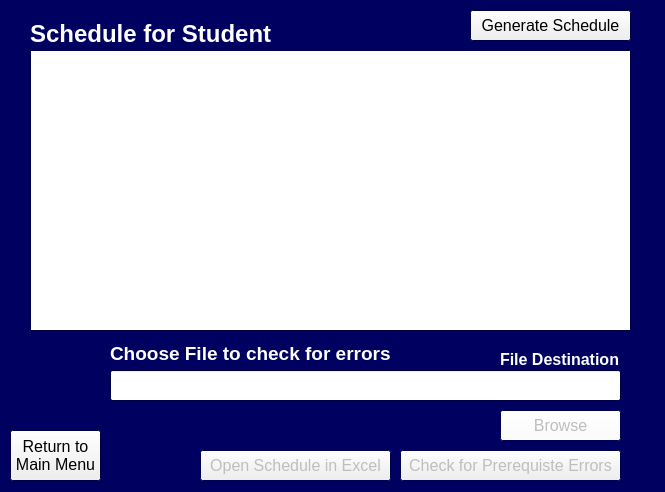
<?xml version="1.0" encoding="UTF-8"?>
<ui version="4.0">
 <class>Output_window_frm</class>
 <widget class="QWidget" name="Output_window_frm">
  <property name="enabled">
   <bool>true</bool>
  </property>
  <property name="geometry">
   <rect>
    <x>0</x>
    <y>0</y>
    <width>665</width>
    <height>492</height>
   </rect>
  </property>
  <property name="palette">
   <palette>
    <active>
     <colorrole role="Base">
      <brush brushstyle="SolidPattern">
       <color alpha="255">
        <red>255</red>
        <green>255</green>
        <blue>255</blue>
       </color>
      </brush>
     </colorrole>
     <colorrole role="Window">
      <brush brushstyle="SolidPattern">
       <color alpha="255">
        <red>0</red>
        <green>0</green>
        <blue>97</blue>
       </color>
      </brush>
     </colorrole>
    </active>
    <inactive>
     <colorrole role="Base">
      <brush brushstyle="SolidPattern">
       <color alpha="255">
        <red>255</red>
        <green>255</green>
        <blue>255</blue>
       </color>
      </brush>
     </colorrole>
     <colorrole role="Window">
      <brush brushstyle="SolidPattern">
       <color alpha="255">
        <red>0</red>
        <green>0</green>
        <blue>97</blue>
       </color>
      </brush>
     </colorrole>
    </inactive>
    <disabled>
     <colorrole role="Base">
      <brush brushstyle="SolidPattern">
       <color alpha="255">
        <red>0</red>
        <green>0</green>
        <blue>97</blue>
       </color>
      </brush>
     </colorrole>
     <colorrole role="Window">
      <brush brushstyle="SolidPattern">
       <color alpha="255">
        <red>0</red>
        <green>0</green>
        <blue>97</blue>
       </color>
      </brush>
     </colorrole>
    </disabled>
   </palette>
  </property>
  <property name="windowTitle">
   <string>Class Scheduler Application</string>
  </property>
  <widget class="QLabel" name="ViewScheduler_lbl">
   <property name="geometry">
    <rect>
     <x>30</x>
     <y>20</y>
     <width>242</width>
     <height>27</height>
    </rect>
   </property>
   <property name="palette">
    <palette>
     <active>
      <colorrole role="WindowText">
       <brush brushstyle="SolidPattern">
        <color alpha="255">
         <red>255</red>
         <green>255</green>
         <blue>255</blue>
        </color>
       </brush>
      </colorrole>
     </active>
     <inactive>
      <colorrole role="WindowText">
       <brush brushstyle="SolidPattern">
        <color alpha="255">
         <red>255</red>
         <green>255</green>
         <blue>255</blue>
        </color>
       </brush>
      </colorrole>
     </inactive>
     <disabled>
      <colorrole role="WindowText">
       <brush brushstyle="SolidPattern">
        <color alpha="255">
         <red>120</red>
         <green>120</green>
         <blue>120</blue>
        </color>
       </brush>
      </colorrole>
     </disabled>
    </palette>
   </property>
   <property name="font">
    <font>
     <family>Arial</family>
     <pointsize>18</pointsize>
     <weight>75</weight>
     <bold>true</bold>
    </font>
   </property>
   <property name="text">
    <string>Schedule for Student</string>
   </property>
  </widget>
  <widget class="QPushButton" name="Return_btn">
   <property name="geometry">
    <rect>
     <x>10</x>
     <y>430</y>
     <width>91</width>
     <height>51</height>
    </rect>
   </property>
   <property name="font">
    <font>
     <family>Arial</family>
     <pointsize>12</pointsize>
    </font>
   </property>
   <property name="text">
    <string>Return to 
Main Menu</string>
   </property>
  </widget>
  <widget class="QPushButton" name="Browse_output_filename_btn">
   <property name="enabled">
    <bool>false</bool>
   </property>
   <property name="geometry">
    <rect>
     <x>500</x>
     <y>410</y>
     <width>121</width>
     <height>31</height>
    </rect>
   </property>
   <property name="palette">
    <palette>
     <active>
      <colorrole role="Button">
       <brush brushstyle="SolidPattern">
        <color alpha="255">
         <red>255</red>
         <green>255</green>
         <blue>255</blue>
        </color>
       </brush>
      </colorrole>
      <colorrole role="BrightText">
       <brush brushstyle="SolidPattern">
        <color alpha="255">
         <red>255</red>
         <green>255</green>
         <blue>255</blue>
        </color>
       </brush>
      </colorrole>
     </active>
     <inactive>
      <colorrole role="Button">
       <brush brushstyle="SolidPattern">
        <color alpha="255">
         <red>255</red>
         <green>255</green>
         <blue>255</blue>
        </color>
       </brush>
      </colorrole>
      <colorrole role="BrightText">
       <brush brushstyle="SolidPattern">
        <color alpha="255">
         <red>255</red>
         <green>255</green>
         <blue>255</blue>
        </color>
       </brush>
      </colorrole>
     </inactive>
     <disabled>
      <colorrole role="Button">
       <brush brushstyle="SolidPattern">
        <color alpha="255">
         <red>255</red>
         <green>255</green>
         <blue>255</blue>
        </color>
       </brush>
      </colorrole>
      <colorrole role="BrightText">
       <brush brushstyle="SolidPattern">
        <color alpha="255">
         <red>255</red>
         <green>255</green>
         <blue>255</blue>
        </color>
       </brush>
      </colorrole>
     </disabled>
    </palette>
   </property>
   <property name="font">
    <font>
     <family>Arial</family>
     <pointsize>12</pointsize>
    </font>
   </property>
   <property name="text">
    <string>Browse</string>
   </property>
  </widget>
  <widget class="QPushButton" name="CheckSchedule_btn">
   <property name="enabled">
    <bool>false</bool>
   </property>
   <property name="geometry">
    <rect>
     <x>400</x>
     <y>450</y>
     <width>221</width>
     <height>31</height>
    </rect>
   </property>
   <property name="font">
    <font>
     <family>Arial</family>
     <pointsize>12</pointsize>
    </font>
   </property>
   <property name="text">
    <string>Check for Prerequiste Errors</string>
   </property>
  </widget>
  <widget class="QTableWidget" name="SchedulerOutput_tbl">
   <property name="geometry">
    <rect>
     <x>30</x>
     <y>50</y>
     <width>601</width>
     <height>281</height>
    </rect>
   </property>
  </widget>
  <widget class="QPushButton" name="GenerateSchedule_btn">
   <property name="geometry">
    <rect>
     <x>470</x>
     <y>10</y>
     <width>161</width>
     <height>31</height>
    </rect>
   </property>
   <property name="font">
    <font>
     <family>Arial</family>
     <pointsize>12</pointsize>
    </font>
   </property>
   <property name="text">
    <string>Generate Schedule</string>
   </property>
  </widget>
  <widget class="QLabel" name="Output_filename_lbl">
   <property name="geometry">
    <rect>
     <x>500</x>
     <y>350</y>
     <width>120</width>
     <height>18</height>
    </rect>
   </property>
   <property name="palette">
    <palette>
     <active>
      <colorrole role="WindowText">
       <brush brushstyle="SolidPattern">
        <color alpha="255">
         <red>255</red>
         <green>255</green>
         <blue>255</blue>
        </color>
       </brush>
      </colorrole>
     </active>
     <inactive>
      <colorrole role="WindowText">
       <brush brushstyle="SolidPattern">
        <color alpha="255">
         <red>255</red>
         <green>255</green>
         <blue>255</blue>
        </color>
       </brush>
      </colorrole>
     </inactive>
     <disabled>
      <colorrole role="WindowText">
       <brush brushstyle="SolidPattern">
        <color alpha="255">
         <red>120</red>
         <green>120</green>
         <blue>120</blue>
        </color>
       </brush>
      </colorrole>
     </disabled>
    </palette>
   </property>
   <property name="font">
    <font>
     <family>Arial</family>
     <pointsize>12</pointsize>
     <weight>75</weight>
     <bold>true</bold>
    </font>
   </property>
   <property name="text">
    <string>File Destination</string>
   </property>
  </widget>
  <widget class="QLineEdit" name="OutputFilePath_lineEdit">
   <property name="geometry">
    <rect>
     <x>110</x>
     <y>370</y>
     <width>511</width>
     <height>31</height>
    </rect>
   </property>
   <property name="font">
    <font>
     <family>Arial</family>
    </font>
   </property>
  </widget>
  <widget class="QLabel" name="CheckForPreReiqErrors_lbl">
   <property name="geometry">
    <rect>
     <x>110</x>
     <y>340</y>
     <width>291</width>
     <height>27</height>
    </rect>
   </property>
   <property name="palette">
    <palette>
     <active>
      <colorrole role="WindowText">
       <brush brushstyle="SolidPattern">
        <color alpha="255">
         <red>255</red>
         <green>255</green>
         <blue>255</blue>
        </color>
       </brush>
      </colorrole>
     </active>
     <inactive>
      <colorrole role="WindowText">
       <brush brushstyle="SolidPattern">
        <color alpha="255">
         <red>255</red>
         <green>255</green>
         <blue>255</blue>
        </color>
       </brush>
      </colorrole>
     </inactive>
     <disabled>
      <colorrole role="WindowText">
       <brush brushstyle="SolidPattern">
        <color alpha="255">
         <red>120</red>
         <green>120</green>
         <blue>120</blue>
        </color>
       </brush>
      </colorrole>
     </disabled>
    </palette>
   </property>
   <property name="font">
    <font>
     <family>Arial</family>
     <pointsize>14</pointsize>
     <weight>75</weight>
     <bold>true</bold>
    </font>
   </property>
   <property name="text">
    <string>Choose File to check for errors</string>
   </property>
  </widget>
  <widget class="QPushButton" name="OpenExcelFile_btn">
   <property name="enabled">
    <bool>false</bool>
   </property>
   <property name="geometry">
    <rect>
     <x>200</x>
     <y>450</y>
     <width>191</width>
     <height>31</height>
    </rect>
   </property>
   <property name="font">
    <font>
     <family>Arial</family>
     <pointsize>12</pointsize>
    </font>
   </property>
   <property name="text">
    <string>Open Schedule in Excel</string>
   </property>
  </widget>
 </widget>
 <resources/>
 <connections/>
</ui>
